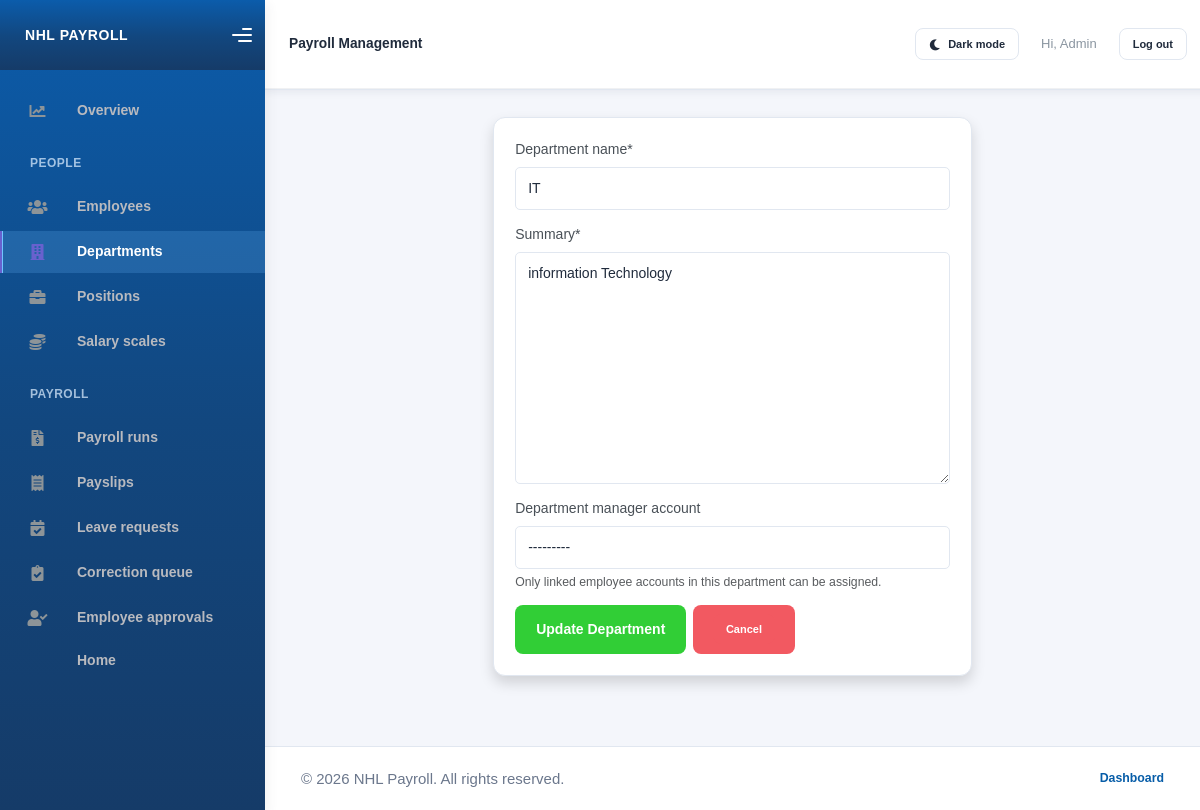
The app's page /edit_department/1/ (signed in) with its own data.
### payroll/models.py (models this page shows, shortened)
class Department(models.Model):
    department_name = models.CharField(max_length=50)
    summary = models.TextField()
    manager = models.OneToOneField(
        settings.AUTH_USER_MODEL,
        null=True,
        blank=True,
        on_delete=models.SET_NULL,
        related_name="managed_department",
    )

### payroll/views.py (the view)
# urls.py: path('edit_department/<int:department_id>/',edit_department_view, name = "edit_department_page"),
@staff_member_required(login_url="login")
def edit_department_view(request,department_id):
    department = get_object_or_404(Department, id=department_id)
    if request.method == "POST":
        department_form = DepartmentForm(request.POST,instance = department)
        if department_form.is_valid():
            department_form.save()
            message = "Changes Saved Succesfully"
            return redirect('add_department_page')
        else:
            message = "invalid input provided"
    else:
        department_form = DepartmentForm(instance = department)
    context = {
        'form':department_form,
        'employee': department
    }
    return render(request,'edit_department.html',context)

### payroll/forms.py (shortened to what this page needs)
class DepartmentForm(ModelForm):
    class Meta:
        model = Department
        fields = '__all__'
    def __init__(self, *args, **kwargs):
        super().__init__(*args, **kwargs)
        user_model = get_user_model()
        manager_accounts = user_model.objects.none()
        if self.instance.pk:
            manager_accounts = user_model.objects.filter(
                is_staff=False,
                is_active=True,
                managed_department__isnull=True,
                payroll_employee__department_name_id=self.instance.pk,
            ).order_by(user_model.USERNAME_FIELD)
            if self.instance.manager_id:
                manager_accounts = user_model.objects.filter(
                    Q(pk=self.instance.manager_id) | Q(pk__in=manager_accounts)
                ).order_by(user_model.USERNAME_FIELD)
        self.fields["manager"].queryset = manager_accounts
        self.fields["manager"].required = False
        self.fields["manager"].label = "Department manager account"
        self.fields["manager"].help_text = (
            "Only linked employee accounts in this department can be assigned."
        )

### payroll/templates/edit_department.html (shortened to what this page needs)
{% extends "./base.html" %}
{% load crispy_forms_tags %}
{% block content %}
    <div class = "container mt-4">
        <div class = "row justify-content-center">
            <div class = "col-md-7">
                <div class = "card shadow p-4">
        <form method = "POST">
            {{form|crispy}}
            <div class="d-flex gap-2 mt-3">
            <button type="submit" class = "btn btn-success px-4">Update Department</button>
            <button type="button" class = "btn btn-danger">
            <a href="/add_department/"class='btn btn-sm btn-danger'>Cancel</a>
            </div>
        </form>
        </div>
    </div>
    </div>
    </div>
{% endblock content %}

### payroll/templates/base.html (shortened to what this page needs)
 <!DOCTYPE html>
<html>
    {%load static%}
    {% load crispy_forms_tags %}
<head>
    <link rel="stylesheet" href="{% static 'Kaiadmin/assets/css/bootstrap.min.css' %}">
    <link rel="stylesheet" href="{% static 'Kaiadmin/assets/css/plugins.min.css' %}">
    <link rel="stylesheet" href="{% static 'Kaiadmin/assets/css/kaiadmin.min.css' %}">
    <link rel="stylesheet" href="{% static 'Kaiadmin/assets/css/fonts.min.css' %}">
</head>
<body>
    <div class="wrapper">
        {% if user.is_authenticated %}
        <aside class="sidebar{% if not user.is_staff %} employee-sidebar{% endif %}" data-background-color="dark">
            <div class="sidebar-logo">
                <div class="logo-header" data-background-color="dark">
                    <a class="logo payroll-brand" href="{% if user.is_staff %}{% url 'dashboard_page' %}{% else %}{% url 'home_page' %}{% endif %}">NHL PAYROLL</a>
                    <div class="nav-toggle">
                        <button class="btn btn-toggle toggle-sidebar" type="button" aria-label="Toggle sidebar">
                            <i class="gg-menu-right"></i>
                        </button>
                    </div>
                </div>
            </div>
            <div class="sidebar-wrapper scrollbar scrollbar-inner">
                <div class="sidebar-content">
                    {% if user.is_staff %}
                    <ul class="nav nav-secondary">
                        <li class="nav-item {% if request.resolver_match.url_name == 'dashboard_page' %}active{% endif %}">
                            <a class="payroll-nav-link" href="{% url 'dashboard_page' %}"><i class="fas fa-chart-line"></i><p>Overview</p></a>
                        </li>
                        <li class="nav-section"><span class="sidebar-mini-icon"></span><h4 class="text-section">People</h4></li>
                        <li class="nav-item {% if 'employee' in request.path %}active{% endif %}"><a class="payroll-nav-link" href="{% url 'add_employee_page' %}"><i class="fas fa-users"></i><p>Employees</p></a></li>
                        <li class="nav-item {% if 'department' in request.path %}active{% endif %}"><a class="payroll-nav-link" href="{% url 'add_department_page' %}"><i class="fas fa-building"></i><p>Departments</p></a></li>
                        <li class="nav-item {% if 'position' in request.path %}active{% endif %}"><a class="payroll-nav-link" href="{% url 'add_position_page' %}"><i class="fas fa-briefcase"></i><p>Positions</p></a></li>
                        <li class="nav-item {% if 'salary_scale' in request.path %}active{% endif %}"><a class="payroll-nav-link" href="{% url 'add_salary_scale_page' %}"><i class="fas fa-coins"></i><p>Salary scales</p></a></li>
                        <li class="nav-section"><span class="sidebar-mini-icon"></span><h4 class="text-section">Payroll</h4></li>
                        <li class="nav-item {% if 'payroll' in request.path %}active{% endif %}"><a class="payroll-nav-link" href="{% url 'add_payroll_page' %}"><i class="fas fa-file-invoice-dollar"></i><p>Payroll runs</p></a></li>
                        <li class="nav-item {% if 'payslip' in request.path %}active{% endif %}"><a class="payroll-nav-link" href="{% url 'add_payslip_page' %}"><i class="fas fa-receipt"></i><p>Payslips</p></a></li>
                        <li class="nav-item {% if 'staff/leave-requests' in request.path %}active{% endif %}"><a class="payroll-nav-link" href="{% url 'staff_leave_requests_page' %}"><i class="fas fa-calendar-check"></i><p>Leave requests</p></a></li>
                        <li class="nav-item {% if 'staff/payroll-requests' in request.path %}active{% endif %}"><a class="payroll-nav-link" href="{% url 'staff_payroll_requests_page' %}"><i class="fas fa-clipboard-check"></i><p>Correction queue</p></a></li>
                        <li class="nav-item {% if 'staff/employee-data-requests' in request.path %}active{% endif %}"><a class="payroll-nav-link" href="{% url 'staff_employee_data_requests_page' %}"><i class="fas fa-user-check"></i><p>Employee approvals</p></a></li>
                        <li class="nav-item {% if request.resolver_match.url_name == 'home_page' %}active{% endif %}"><a class="payroll-nav-link" href="{% url 'home_page' %}"><p>Home</p></a></li>
                    </ul>
                    {% endif %}
                </div>
            </div>
        </aside>
        {% endif %}
        {% if user.is_authenticated %}
        <button class="mobile-nav-overlay" type="button" tabindex="-1" aria-label="Close navigation"></button>
        {% endif %}
        <div class="main-panel{% if not user.is_authenticated %} main-panel-auth{% endif %}">
            <div class="main-header">
                <nav class="navbar navbar-header navbar-header-transparent navbar-expand-lg border-bottom">
                    <div class="container-fluid">
                        <span class="navbar-brand mb-0 h1">{% if user.is_staff %}Payroll Management{% elif user.managed_department %}Department manager{% elif user.is_authenticated %}Employee self-service{% else %}Payroll Management{% endif %}</span>
                        <ul class="navbar-nav topbar-nav ms-md-auto align-items-center">
                            <li class="nav-item">
                                <button
                                    type="button"
                                    class="btn btn-sm btn-outline-secondary theme-toggle"
                                    id="theme-toggle"
                                    aria-label="Switch to dark mode"
                                    aria-pressed="false"
                                >
                                    <i class="fas fa-moon" id="theme-toggle-icon" aria-hidden="true"></i>
                                    <span id="theme-toggle-label">Dark mode</span>
                                </button>
                            </li>
                            {% if user.is_authenticated %}
                            <li class="nav-item"><span class="nav-link">Hi, {{ user.get_username }}</span></li>
                            <li class="nav-item">
                                <form method="post" action="{% url 'logout' %}">
                                    <button type="submit" class="btn btn-sm btn-outline-secondary">Log out</button>
                                </form>
                            </li>
                            {% else %}
                            <li class="nav-item"><a class="nav-link" href="{% url 'login' %}">Log in</a></li>
                            <li class="nav-item"><a class="nav-link" href="{% url 'sign_up_page' %}">Sign up</a></li>
                            {% endif %}
                        </ul>
                    </div>
                </nav>
            </div>
            <main class="content-wrapper payroll-content">
                {% block content %}{% endblock content %}
            </main>
            <footer class="site-footer">
                <p>&copy; {% now "Y" %} NHL Payroll. All rights reserved.</p>
                <nav class="site-footer-links" aria-label="Footer navigation">
                    {% if user.is_staff %}
                    <a href="{% url 'dashboard_page' %}">Dashboard</a>
                    {% else %}
                    <a href="{% url 'index_page' %}">Home</a>
                    {% endif %}
                </nav>
            </footer>
        </div>
    </div>
</body>
</html>

### payroll/templates/base.html (style rules this page uses)
:root { --primary: #1479c9; --primary-dark: #075da8; --primary-soft: #eaf5ff; --text: #202b3c; --muted: #6b778c; --line: #e1e7f0; --card: #ffffff; --danger: #ba3f3f; --success: #16a34a; --accent: #c9832c; --bg: #f4f6fb; --surface: #ffffff; --surface-alt: #f7f8fc; --surface-hover: #f5f7fc; --table-border: #edf0f6; --table-heading: #637087; --control-bg: #ffffff; --shadow: rgba(31, 45, 75, 0.07); }
body { background: var(--bg); font-family: "Public Sans", sans-serif; min-height: 100vh; color: var(--text); }
.sidebar[data-background-color="dark"], .sidebar .logo-header[data-background-color="dark"] { background: linear-gradient(180deg, #0b5cab 0%, #12477f 52%, #153b68 100%) !important; }
.sidebar .sidebar-content, .sidebar .sidebar-wrapper { background: transparent !important; }
.sidebar .nav-secondary > .nav-item > .payroll-nav-link { color: #d7eaff !important; }
.sidebar .nav-secondary > .nav-item > .payroll-nav-link:hover, .sidebar .nav-secondary > .nav-item.active > .payroll-nav-link { color: #ffffff !important; background: rgba(113, 190, 255, 0.2) !important; }
.sidebar .nav-secondary > .nav-item.active > .payroll-nav-link { box-shadow: inset 3px 0 0 #70c5ff; }
.sidebar .nav-section .text-section, .sidebar .employee-sidebar-caption { color: rgba(222, 239, 255, 0.72) !important; }
.main-panel { min-width: 0; background: var(--bg); }
.main-header { background: var(--surface); border-bottom: 1px solid var(--line); box-shadow: 0 2px 8px var(--shadow); }
.main-header .navbar { min-height: 68px; padding: 10px 24px; }
.main-header .navbar-brand { color: var(--text); font-size: 0.98rem; font-weight: 700; }
.main-header .nav-link { color: var(--muted); padding: 8px 12px; }
.content-wrapper { padding: 28px clamp(16px, 3vw, 42px) 40px; }
.site-footer { display: flex; flex-wrap: wrap; justify-content: space-between; align-items: center; gap: 12px 24px; padding: 18px clamp(16px, 3vw, 42px); border-top: 1px solid var(--line); background: var(--surface); color: var(--muted); font-size: 0.88rem; }
.site-footer p { margin: 0; }
.site-footer a { color: var(--primary-dark); font-weight: 600; text-decoration: none; }
.site-footer-links { display: flex; flex-wrap: wrap; gap: 16px; }
.main-panel:not(.main-panel-auth) > .payroll-content { padding-top: 96px; }
.card, .panel, .auth-card, .form-card { background: var(--card); border: 1px solid var(--line); border-radius: 12px; box-shadow: 0 5px 18px rgba(31, 45, 75, 0.045); }
.btn { border-radius: 8px; font-weight: 600; transition: background-color 0.16s ease, border-color 0.16s ease, color 0.16s ease, box-shadow 0.16s ease, transform 0.16s ease; }
.btn-success { background: var(--primary); border: none; padding: 0.68rem 1rem; }
.btn-danger { background: var(--danger); border: none; }
.btn-outline-secondary { color: var(--text); border-color: var(--line); }
.form-control, .form-select, select, input { border: 1px solid var(--line) !important; border-radius: 5px !important; padding: 10px 12px !important; min-height: 42px !important; box-shadow: none !important; background: var(--control-bg); color: var(--text); }
.form-control::placeholder, input::placeholder, textarea::placeholder { color: var(--muted); opacity: 0.8; }
textarea.form-control { min-height: 110px !important; }
.theme-toggle { display: inline-flex; align-items: center; gap: 8px; margin-left: 8px; white-space: nowrap; }
.payroll-brand { display: flex; align-items: center; min-width: 0; color: #fff !important; font-size: 1rem; font-weight: 700; letter-spacing: 0.04em; line-height: 1.2; white-space: nowrap; text-decoration: none; }
.logo-header { box-sizing: border-box; width: 265px; }
.logo-header .nav-toggle { right: 12px; }
.payroll-nav-link { display: flex; align-items: center; gap: 12px; }
.payroll-nav-link i { width: 18px; text-align: center; }
.payroll-content { min-height: calc(100vh - 130px); }
.btn-success { color: #fff; background: var(--primary); border-color: var(--primary); }

### records on screen
Department: department_name "IT", summary "information Technology", manager "---------"

### other values on screen
{{ user.get_username }} "Admin"
